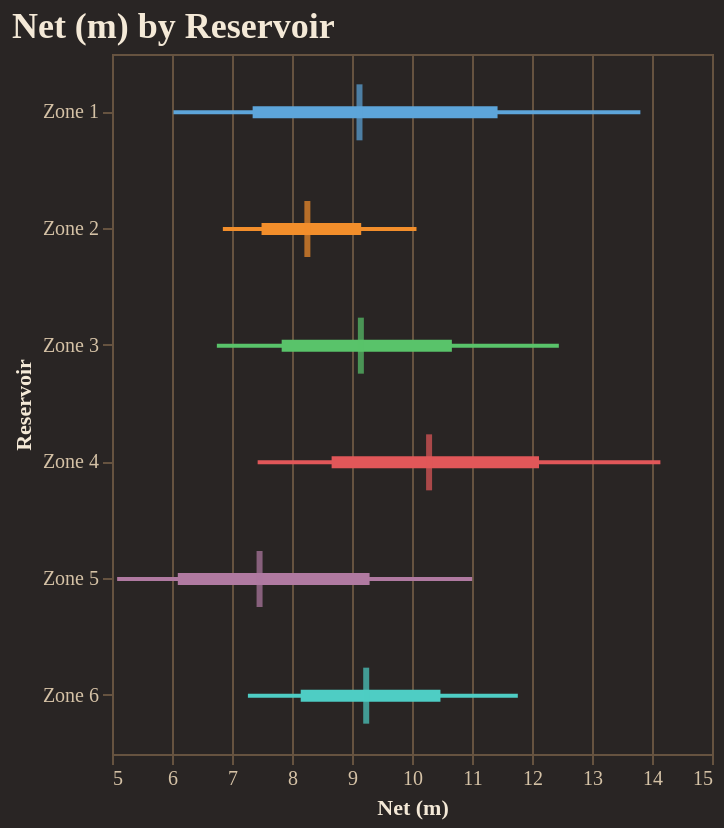

Notebook code for this chart:
### Code cell
fig = reporter.plotter.forest_plot(
    "Net (m)", 
    backend=PLOTTING_BACKEND
)
fig.show()

### Figure 1 — Vega-Lite specification as saved in the notebook (floating-point values rounded to 4 significant figures)
{"config": {"background": "#292524", "view": {"fill": "#292524", "stroke": "#665340"}, "title": {"color": "#f4e9d7", "font": "Merriweather", "fontSize": 18, "fontWeight": 600, "subtitleColor": "#d5c2a6", "anchor": "start"}, "axis": {"domainColor": "#665340", "gridColor": "#665340", "tickColor": "#665340", "labelColor": "#d5c2a6", "titleColor": "#f4e9d7", "labelFont": "Merriweather", "titleFont": "Merriweather"}, "legend": {"titleColor": "#f4e9d7", "labelColor": "#d5c2a6", "labelFont": "Merriweather", "titleFont": "Merriweather", "orient": "top-right", "symbolType": "circle"}, "header": {"labelColor": "#d5c2a6", "titleColor": "#f4e9d7", "labelFont": "Merriweather", "titleFont": "Merriweather"}, "mark": {"color": "#c78d3b"}, "line": {"color": "#c78d3b"}, "bar": {"color": "#c78d3b"}, "point": {"color": "#ddb06d"}, "area": {"color": "#c78d3b", "opacity": 0.35}, "text": {"color": "#f4e9d7", "font": "Merriweather"}, "range": {"category": ["#5DA5DA", "#F28E2B", "#59C36A", "#E15759", "#B07AA1", "#4ECDC4", "#FF9DA7", "#EDC948"]}}, "layer": [{"mark": {"type": "rule", "strokeWidth": 2}, "encoding": {"color": {"field": "group", "legend": null, "type": "nominal"}, "x": {"field": "p10", "scale": {"zero": false}, "title": "Net (m)", "type": "quantitative"}, "x2": {"field": "p90"}, "y": {"field": "group", "sort": ["Zone 1", "Zone 2", "Zone 3", "Zone 4", "Zone 5", "Zone 6"], "title": "Reservoir", "type": "nominal"}}}, {"mark": {"type": "rule", "strokeWidth": 6}, "encoding": {"color": {"field": "group", "legend": null, "type": "nominal"}, "x": {"field": "p25", "scale": {"zero": false}, "title": "Net (m)", "type": "quantitative"}, "x2": {"field": "p75"}, "y": {"field": "group", "sort": ["Zone 1", "Zone 2", "Zone 3", "Zone 4", "Zone 5", "Zone 6"], "title": "Reservoir", "type": "nominal"}}}, {"mark": {"type": "tick", "color": "black", "size": 28, "thickness": 3}, "encoding": {"color": {"field": "group", "legend": null, "type": "nominal"}, "tooltip": [{"field": "group", "title": "Group", "type": "nominal"}, {"field": "p10", "title": "P10", "type": "quantitative"}, {"field": "p25", "title": "P25", "type": "quantitative"}, {"field": "median", "title": "Median", "type": "quantitative"}, {"field": "p75", "title": "P75", "type": "quantitative"}, {"field": "p90", "title": "P90", "type": "quantitative"}], "x": {"field": "median", "scale": {"zero": false}, "title": "Net (m)", "type": "quantitative"}, "y": {"field": "group", "sort": ["Zone 1", "Zone 2", "Zone 3", "Zone 4", "Zone 5", "Zone 6"], "title": "Reservoir", "type": "nominal"}}}], "data": {"name": "data-372fea39b37caa72929a651130c20277"}, "height": 350, "title": "Net (m) by Reservoir", "width": "container", "$schema": "https://vega.github.io/schema/vega-lite/v5.20.1.json", "datasets": {"data-372fea39b37caa72929a651130c20277": [{"group": "Zone 1", "p10": 6.025, "p25": 7.344, "median": 9.125, "p75": 11.43, "p90": 13.81}, {"group": "Zone 2", "p10": 6.848, "p25": 7.492, "median": 8.256, "p75": 9.153, "p90": 10.07}, {"group": "Zone 3", "p10": 6.748, "p25": 7.828, "median": 9.148, "p75": 10.66, "p90": 12.45}, {"group": "Zone 4", "p10": 7.428, "p25": 8.66, "median": 10.28, "p75": 12.12, "p90": 14.14}, {"group": "Zone 5", "p10": 5.085, "p25": 6.097, "median": 7.459, "p75": 9.293, "p90": 11.0}, {"group": "Zone 6", "p10": 7.265, "p25": 8.145, "median": 9.237, "p75": 10.47, "p90": 11.76}]}}
